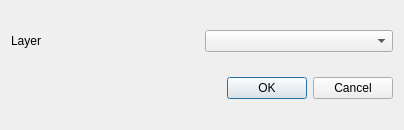
<?xml version="1.0" encoding="UTF-8"?>
<ui version="4.0">
 <class>QNorthDialogBase</class>
 <widget class="QDialog" name="QNorthDialogBase">
  <property name="geometry">
   <rect>
    <x>0</x>
    <y>0</y>
    <width>404</width>
    <height>130</height>
   </rect>
  </property>
  <property name="windowTitle">
   <string>Il mio plugin QNorth</string>
  </property>
  <layout class="QGridLayout" name="gridLayout">
   <item row="0" column="0">
    <widget class="QLabel" name="label">
     <property name="text">
      <string>Layer</string>
     </property>
    </widget>
   </item>
   <item row="0" column="1">
    <widget class="QgsMapLayerComboBox" name="layer_combo"/>
   </item>
   <item row="1" column="0" colspan="2">
    <widget class="QDialogButtonBox" name="button_box">
     <property name="orientation">
      <enum>Qt::Horizontal</enum>
     </property>
     <property name="standardButtons">
      <set>QDialogButtonBox::Cancel|QDialogButtonBox::Ok</set>
     </property>
    </widget>
   </item>
  </layout>
 </widget>
 <customwidgets>
  <customwidget>
   <class>QgsMapLayerComboBox</class>
   <extends>QComboBox</extends>
   <header>qgsmaplayercombobox.h</header>
  </customwidget>
 </customwidgets>
 <resources/>
 <connections>
  <connection>
   <sender>button_box</sender>
   <signal>rejected()</signal>
   <receiver>QNorthDialogBase</receiver>
   <slot>reject()</slot>
   <hints>
    <hint type="sourcelabel">
     <x>20</x>
     <y>20</y>
    </hint>
    <hint type="destinationlabel">
     <x>20</x>
     <y>20</y>
    </hint>
   </hints>
  </connection>
 </connections>
</ui>
